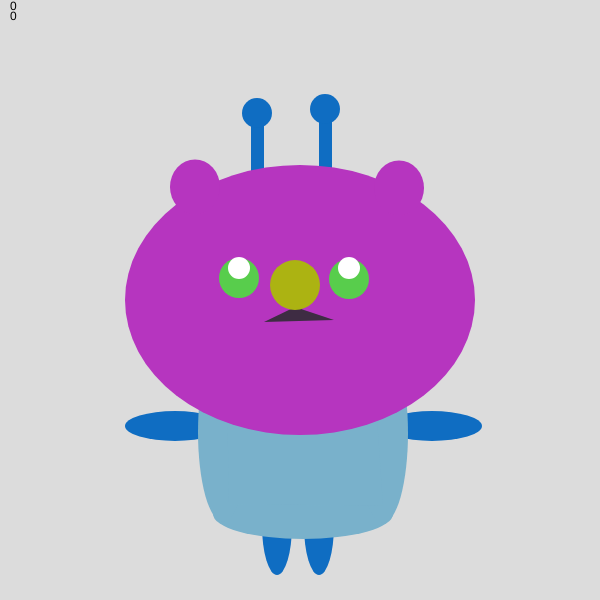
Frame 1 (no input)
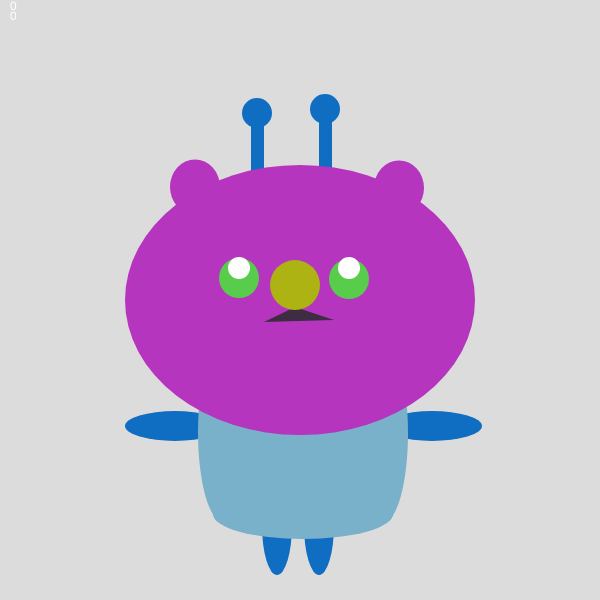
Frame 60 (no input)
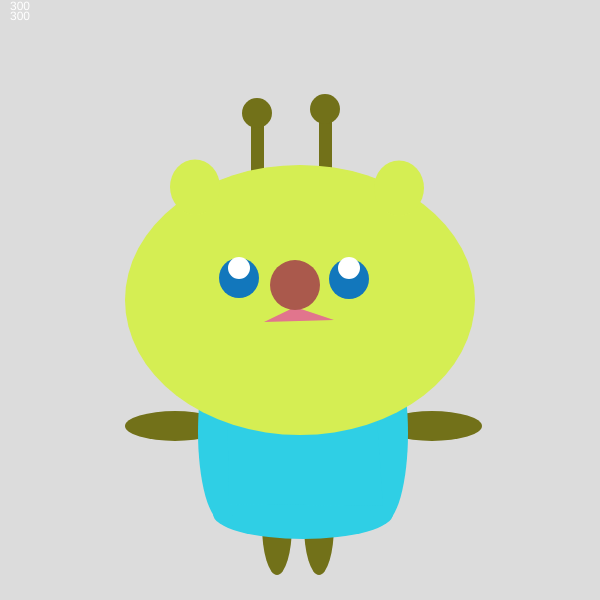
Frame 120 (the mouse pressed at the canvas centre since frame 60)

The p5.js sketch that drew these frames (run headless with seeded random() and noise() and a simulated clock; from frame 60 on, the mouse is pressed at the canvas centre):

// p5.js sketch
// ── sketch.js
let headColor, eyeColor, mouthColor, bodyColor
function setup() {
createCanvas(600, 600);
	randomizer();
  }

function draw(){
	background(220);
text(mouseX, 10, 10);
 text(mouseY, 10, 20);
	
	character(0,0);
}

  function mousePressed() {
 
 randomizer();
  }

  function randomizer() {
    headColor = color(random(255), random(255), random(255));
    eyeColor = color(random(255), random(255), random(255));
    mouthColor = color(random(255), random(255), random(255));
    bodyColor = color(random(255), random(255), random(255));
    patternColor = color(random(255), random(255), random(255));
		noseColor = color(random(255), random(255), random(255));

  }

function character(x,y) {
	
	//antennae
	translate(x,y);
	push();
	fill(patternColor);
	noStroke();
	rect(251, 120, 13, 51);
	rect(319, 118, 13, 51);
	ellipse(257, 113, 30, 30);
	ellipse(325, 109, 30, 30)
	
	//limbs
	translate(x,y);
	push();
	fill(patternColor);
	noStroke();
	ellipse(175, 426, 100, 30);
	ellipse(432, 426, 100, 30);
	ellipse(277, 525, 30, 100);
	ellipse(319, 525, 30, 100)
	
	//body
	translate(x,y)
	push();
	fill(bodyColor);
	noStroke();
	ellipse(303, 514, 180, 50);
	ellipse(223, 432, 50, 180);
	ellipse(383, 433, 50, 180);
	quad(229, 504,383, 506,375, 389,227, 394);
	pop();
	
	
	 //head
	translate(x,y)
	push()
  fill(headColor);
	noStroke();
ellipse(300, 300, 350, 270);
	ellipse(195, 187, 50, 55);
	ellipse(399, 188, 50, 55);
	pop()
	
	
	//eyes
	translate(x,y)
	push();
	fill(eyeColor);
	ellipse(239, 278, 40,40);
	ellipse(349, 279, 40,40);
	fill("white")
	ellipse(239, 268, 22, 22);
	ellipse(349, 268, 22, 22);
	
	//mouth
	translate(x,y)
	push();
	fill(mouthColor);
	triangle(295, 307,264, 322,334, 320)
	pop();
	
	//nose
	translate(x,y);
	push();
	fill(noseColor);
	ellipse(295, 285, 50, 50)
	


	
	pop();
}
